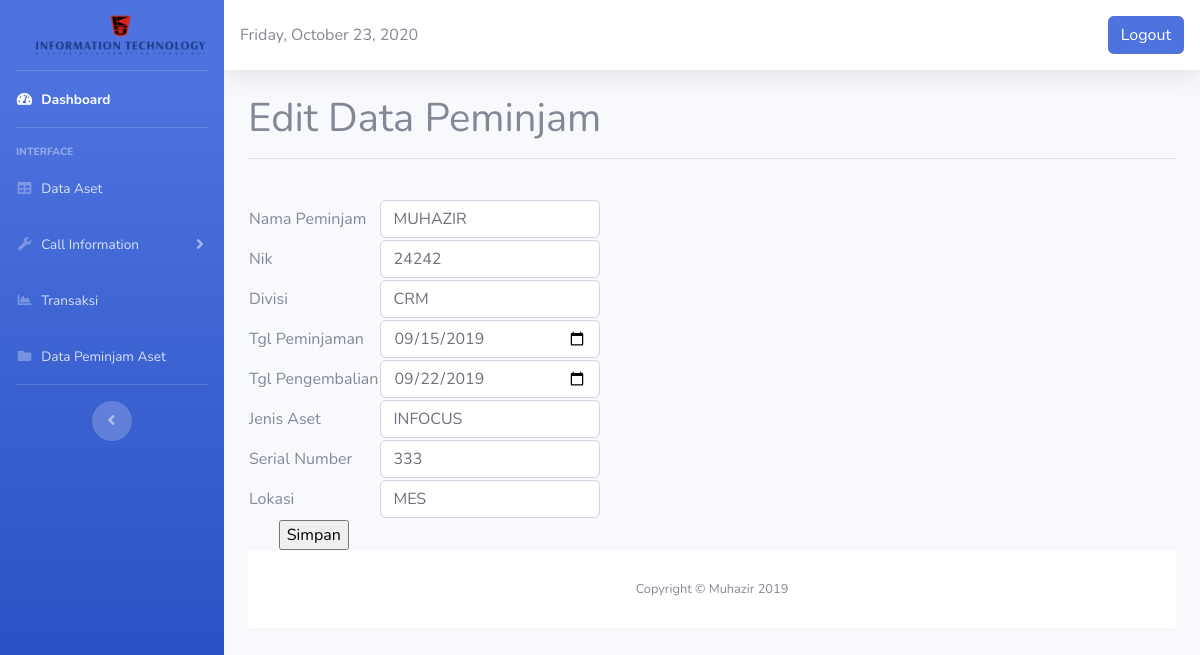
The page /editpeminjam.php?id=186 on the database its author committed.
### tables this page shows
CREATE TABLE `data_peminjam` (
  `id` int(20) NOT NULL,
  `nama` varchar(20) NOT NULL,
  `nik` varchar(20) NOT NULL,
  `divisi` varchar(20) NOT NULL,
  `tgl_peminjaman` date NOT NULL,
  `tgl_pengembalian` date NOT NULL,
  `lokasi` varchar(30) NOT NULL,
  `jenis_aset` varchar(50) NOT NULL,
  `serial_number` varchar(50) NOT NULL,
  `kembali` date NOT NULL,
  `status` int(11) NOT NULL,
  `l` int(20) NOT NULL
);

### editpeminjam.php (the view, shortened to what this page needs)
 <!DOCTYPE html>
<html lang="en">
<head>
  <link href="vendor/fontawesome-free/css/all.min.css" rel="stylesheet" type="text/css">
  <link href="css/sb-admin-2.min.css" rel="stylesheet">
</head>
<body id="page-top">
  <div id="wrapper">
    <ul class="navbar-nav bg-gradient-primary sidebar sidebar-dark accordion" id="accordionSidebar">
      <a class="sidebar-brand d-flex align-items-center justify-content-center" href="#">
        <div class="sidebar-brand-text mx-3"><img style="width:110%"src="logo.png"></sup></div>
      </a>
      <hr class="sidebar-divider my-0">
      <li class="nav-item active">
        <a class="nav-link" href="Dashboard.php">
          <i class="fas fa-fw fa-tachometer-alt"></i>
          <span>Dashboard</span></a>
      </li>
      <hr class="sidebar-divider">
      <div class="sidebar-heading">
        Interface
      </div>
      <li class="nav-item">
        <a class="nav-link" href="tables2.php">
          <i class="fas fa-fw fa-table"></i>
          <span>Data Aset</span></a>
      </li>
      <li class="nav-item">
        <a class="nav-link collapsed" href="#" data-toggle="collapse" data-target="#collapseUtilities" aria-expanded="true" aria-controls="collapseUtilities">
          <i class="fas fa-fw fa-wrench"></i>
          <span>Call Information</span>
        </a>
      </li>
      <li class="nav-item">
        <a class="nav-link" href="Transaksi.php">
          <i class="fas fa-fw fa-chart-area"></i>
          <span>Transaksi</span></a>
      </li>
       <li class="nav-item">
        <a class="nav-link" href="peminjam_asetK.php">
          <i class="fas fa-fw fa-folder"></i>
          <span>Data Peminjam Aset</span></a>
      </li>
      <hr class="sidebar-divider d-none d-md-block">
      <div class="text-center d-none d-md-inline">
        <button class="rounded-circle border-0" id="sidebarToggle"></button>
      </div>
    </ul>
    <div id="content-wrapper" class="d-flex flex-column">
      <div id="content">
        <nav class="navbar navbar-expand navbar-light bg-white topbar mb-4 static-top shadow">
<div class="date">
                <?php
                $Today = date('y:m:d');
                $new = date('l, F d, Y', strtotime($Today));
                echo $new;
                ?>
              </div>
          <ul class="navbar-nav ml-auto">
                <a href="logout.php" class="btn btn-primary square-btn-adjust">Logout</a>
          </ul>
        </nav>
        <div class="container-fluid">
<h1>Edit Data Peminjam</h1>
 <hr>
    <?php
  include 'koneksi.php';
  $id = $_GET['id'];
  $query = mysqli_query($koneksi,"select * from data_peminjam where id='$id'");
  while($data = mysqli_fetch_array($query)){
    ?>
    <form action="updatepeminjam.php" method="post" enctype="multipart/form-data">
        <table>
            <tr>
                <td>Nama Peminjam</td>
                <td>
                    <input  class="form-control" type="text" name="nama" value="<?php echo $data['nama'] ?>">
                </td>
            </tr>
            <tr>
                <td>Nik</td>
                <td><input class="form-control" type="text" name="nik" value="<?php echo $data['nik'] ?>"></td>
            </tr>
            <tr>
                <td>Divisi</td>
                <td><input class="form-control" type="text" name="divisi" value="<?php echo $data['divisi'] ?>"></td>
            </tr>
             <tr>
                <td>Tgl Peminjaman</td>
                <td><input class="form-control" type="date" name="tgl_peminjaman" value="<?php echo $data['tgl_peminjaman'] ?>"></td>
            </tr>
             <tr>
                <td>Tgl Pengembalian</td>
                <td><input class="form-control" type="date" name="tgl_pengembalian" value="<?php echo $data['tgl_pengembalian'] ?>"></td>
            </tr>
            <tr>
                <td>Jenis Aset</td>
                <td><input class="form-control" type="text" name="jenis_aset" value="<?php echo $data['jenis_aset'] ?>"></td>
            </tr>
            <tr>
                <td>Serial Number</td>
                <td><input class="form-control" type="text" name="serial_number" value="<?php echo $data['serial_number'] ?>"></td>
            </tr>
            <tr>
                <td>Lokasi</td>
                <td><input class="form-control" type="text" name="lokasi" value="<?php echo $data['lokasi'] ?>"></td>
            </tr>
            <br>
            <tr>
                <td align="center"><input type="submit" value="Simpan"></td>
            </tr>
        </table>
    </form>
    <?php } ?>
</body>
      <footer class="sticky-footer bg-white">
        <div class="container my-auto">
          <div class="copyright text-center my-auto">
            <span>Copyright &copy; Muhazir 2019</span>
          </div>
        </div>
      </footer>
</body>
</html>

### rows shown on the page
data_peminjam: nama "MUHAZIR", nik "24242", divisi "CRM", tgl_peminjaman "09/15/2019", tgl_pengembalian "09/22/2019", jenis_aset "INFOCUS", serial_number "333", lokasi "MES"
